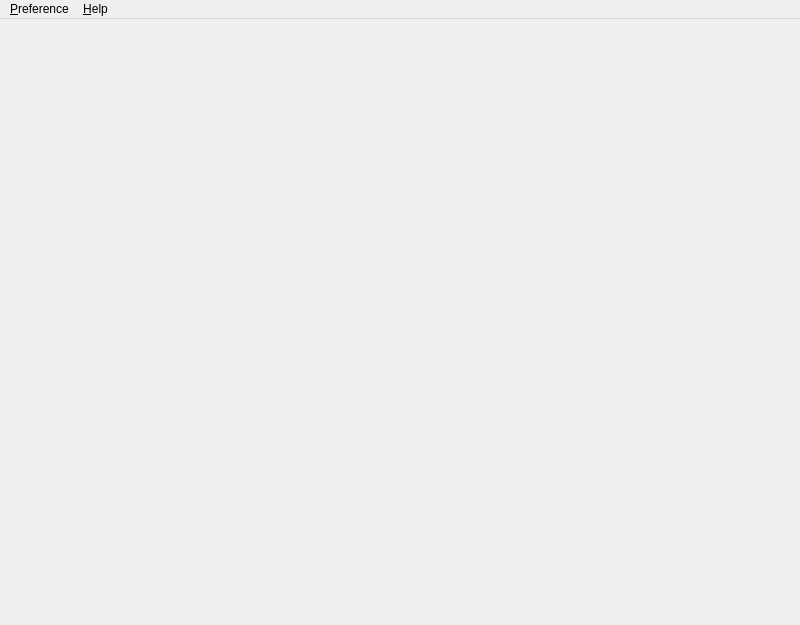
<?xml version="1.0" encoding="UTF-8"?>
<ui version="4.0">
 <class>MainWindow</class>
 <widget class="QMainWindow" name="MainWindow">
  <property name="geometry">
   <rect>
    <x>0</x>
    <y>0</y>
    <width>800</width>
    <height>625</height>
   </rect>
  </property>
  <widget class="QWidget" name="centralwidget">
   <layout class="QVBoxLayout" name="verticalLayout">
    <property name="leftMargin">
     <number>0</number>
    </property>
    <property name="topMargin">
     <number>0</number>
    </property>
    <property name="rightMargin">
     <number>0</number>
    </property>
    <property name="bottomMargin">
     <number>0</number>
    </property>
    <item>
     <widget class="QScrollArea" name="scrollArea">
      <property name="frameShape">
       <enum>QFrame::NoFrame</enum>
      </property>
      <property name="widgetResizable">
       <bool>true</bool>
      </property>
      <widget class="QWidget" name="scrollAreaWidgetContents">
       <property name="geometry">
        <rect>
         <x>0</x>
         <y>0</y>
         <width>800</width>
         <height>601</height>
        </rect>
       </property>
       <layout class="QVBoxLayout" name="verticalLayout_2">
        <item>
         <spacer name="verticalSpacer_2">
          <property name="orientation">
           <enum>Qt::Vertical</enum>
          </property>
          <property name="sizeHint" stdset="0">
           <size>
            <width>20</width>
            <height>242</height>
           </size>
          </property>
         </spacer>
        </item>
        <item>
         <layout class="QVBoxLayout" name="toolLayout"/>
        </item>
        <item>
         <spacer name="verticalSpacer">
          <property name="orientation">
           <enum>Qt::Vertical</enum>
          </property>
          <property name="sizeHint" stdset="0">
           <size>
            <width>20</width>
            <height>241</height>
           </size>
          </property>
         </spacer>
        </item>
       </layout>
      </widget>
     </widget>
    </item>
   </layout>
  </widget>
  <widget class="QMenuBar" name="menubar">
   <property name="geometry">
    <rect>
     <x>0</x>
     <y>0</y>
     <width>800</width>
     <height>24</height>
    </rect>
   </property>
   <widget class="QMenu" name="menu_Preference">
    <property name="title">
     <string>&amp;Preference</string>
    </property>
   </widget>
   <widget class="QMenu" name="menu_Help">
    <property name="title">
     <string>&amp;Help</string>
    </property>
    <addaction name="actionAbout"/>
    <addaction name="actionAbout_Qt"/>
    <addaction name="separator"/>
    <addaction name="actionUpdate"/>
    <addaction name="actionSend_feedback"/>
    <addaction name="separator"/>
    <addaction name="actionDonate"/>
   </widget>
   <addaction name="menu_Preference"/>
   <addaction name="menu_Help"/>
  </widget>
  <action name="actionAbout">
   <property name="text">
    <string>About</string>
   </property>
  </action>
  <action name="actionAbout_Qt">
   <property name="text">
    <string>About Qt</string>
   </property>
  </action>
  <action name="actionDonate">
   <property name="text">
    <string>Donate</string>
   </property>
  </action>
  <action name="actionUpdate">
   <property name="text">
    <string>Get update</string>
   </property>
  </action>
  <action name="actionSend_feedback">
   <property name="text">
    <string>Provide feedback</string>
   </property>
  </action>
 </widget>
 <resources/>
 <connections/>
</ui>
